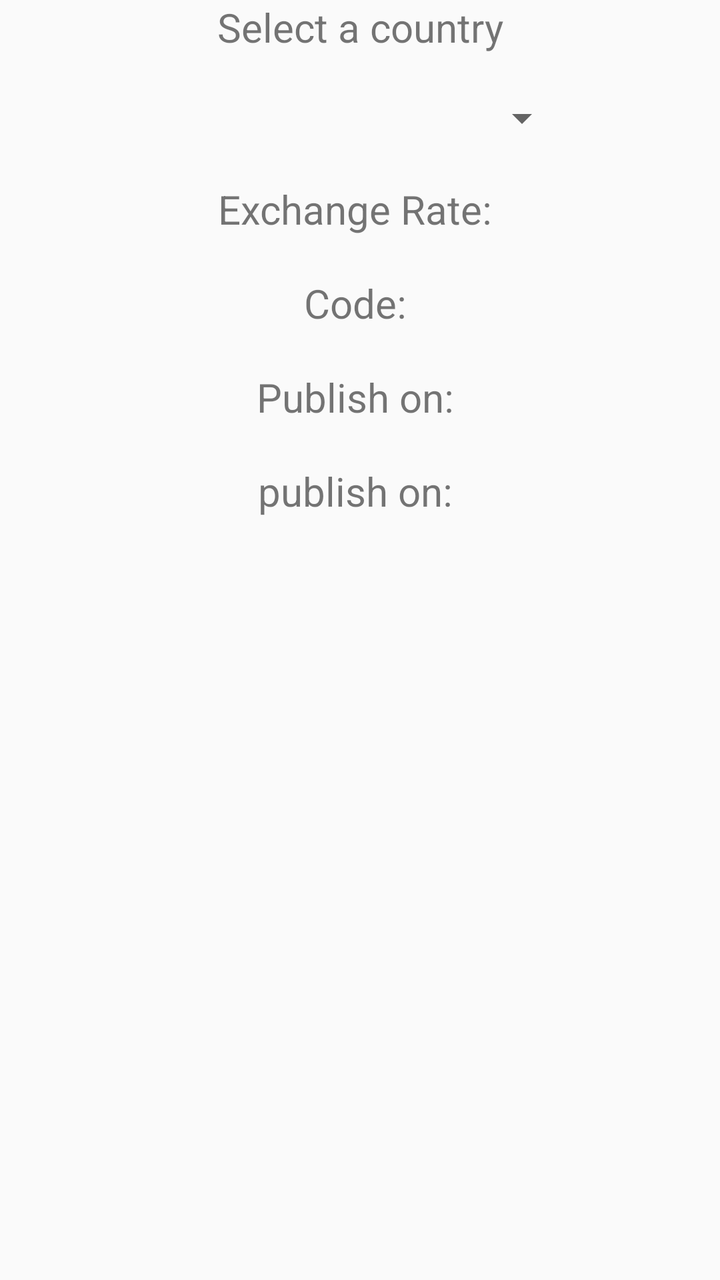
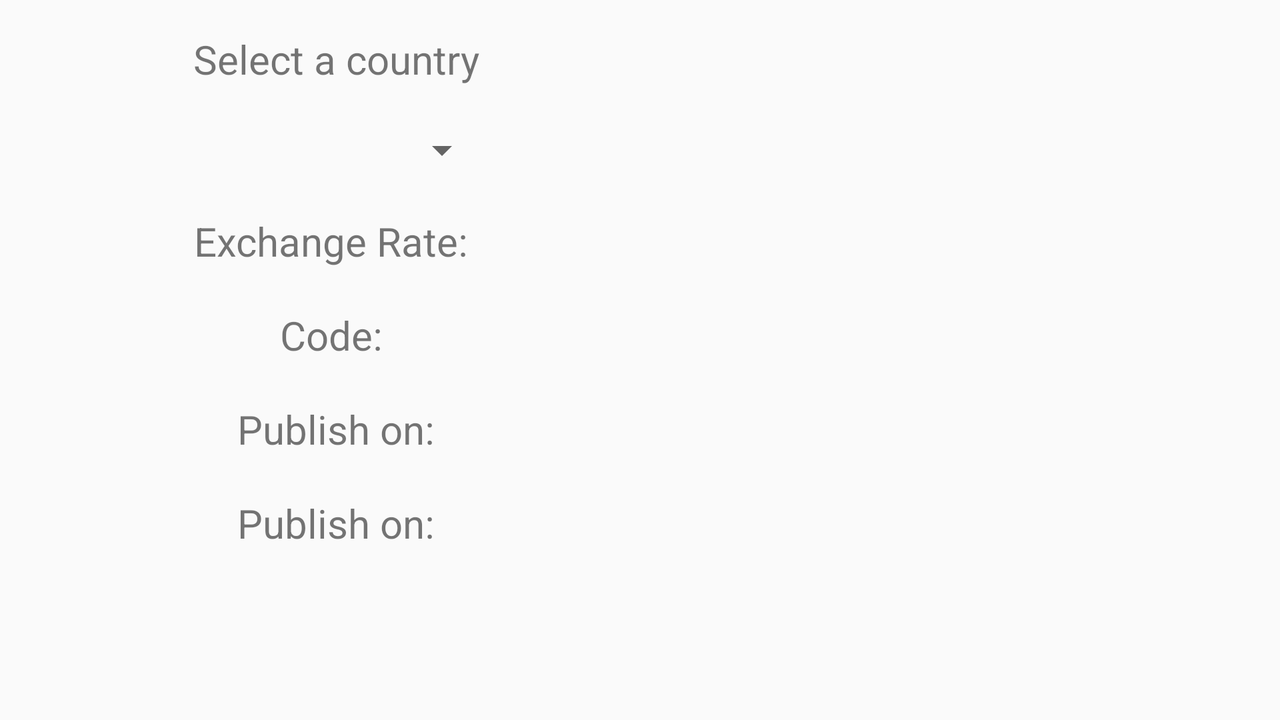

The same Android screen from two of the app's own layout files: first res/layout/ as a phone draws it, then the repository's variant for another configuration, drawn on a device whose configuration selects that folder. Both files follow.
<!-- AndroidManifest.xml: application theme Theme.AppCompat.Light.NoActionBar -->
<!-- res/layout/search_page.xml -->
<?xml version="1.0" encoding="utf-8"?>
<LinearLayout xmlns:android="http://schemas.android.com/apk/res/android"
    android:layout_width="match_parent"
    android:layout_height="match_parent"
    android:orientation="vertical">


        <TextView
            android:layout_width="match_parent"
            android:layout_height="wrap_content"
            android:textSize="20sp"
            android:gravity="center"

            android:text="Select a country" />
        <include
            android:layout_marginTop="20dp"
            layout="@layout/spinner"
            android:layout_width="match_parent"
            android:layout_height="wrap_content"/>

        <TextView
            android:id="@+id/RateInfo"
            android:layout_width="match_parent"
            android:layout_height="wrap_content"
            android:text="Exchange Rate: "
            android:gravity="center"
            android:layout_marginTop="20dp"
            android:textSize="20sp" />
        <TextView
            android:id="@+id/countryCodeinfo"
            android:layout_width="match_parent"
            android:layout_height="wrap_content"
            android:text="Code: "
            android:layout_marginTop="20dp"
            android:gravity="center"
            android:textSize="20sp" />
        <TextView
            android:layout_width="match_parent"
            android:layout_height="wrap_content"
            android:text="Publish on: "
            android:layout_marginTop="20dp"
            android:gravity="center"
            android:textSize="20sp" />
        <TextView
            android:id="@+id/pubDateinfo"
            android:layout_width="match_parent"
            android:layout_height="wrap_content"
            android:text="publish on: "
            android:layout_marginTop="20dp"
            android:gravity="center"
            android:textSize="20sp" />
        <ImageView
            android:id="@+id/flagInfo"
            android:layout_width="200dp"
            android:layout_height="200dp"
            android:src="@drawable/gb"
            android:gravity="center"
            android:layout_marginLeft="100dp"
            android:layout_marginRight="100dp"
            android:contentDescription="Flag" />


    </LinearLayout>
<!-- res/layout/spinner.xml (included above) -->
<?xml version="1.0" encoding="utf-8"?>
<androidx.constraintlayout.widget.ConstraintLayout xmlns:android="http://schemas.android.com/apk/res/android"
    android:layout_width="match_parent"
    android:layout_height="match_parent">
    <Spinner
        android:id="@+id/spinnerCountries"
        android:layout_marginTop="30dp"
        android:layout_marginBottom="10dp"
        android:layout_marginLeft="75dp"
        android:layout_marginRight="75dp"
        android:layout_width="match_parent"
        android:layout_height="wrap_content"
        android:gravity="center"
        android:layout_weight="1"
        android:textSize="30sp"/>

</androidx.constraintlayout.widget.ConstraintLayout>
<!-- resources referenced by this layout -->
<resources>

</resources>
<!-- res/layout-land/search_page.xml (the repository's variant of the layout above) -->
<!-- drawn on the phone turned sideways -->
<?xml version="1.0" encoding="utf-8"?>
<LinearLayout xmlns:android="http://schemas.android.com/apk/res/android"
    android:layout_width="match_parent"
    android:layout_height="match_parent"
    android:orientation="horizontal"
    android:padding="16dp">

        
        <LinearLayout
            android:layout_width="0dp"
            android:layout_height="match_parent"
            android:layout_weight="1"
            android:orientation="vertical">

                <TextView
                    android:layout_width="match_parent"
                    android:layout_height="wrap_content"
                    android:textSize="20sp"
                    android:gravity="center"
                    android:text="Select a country" />

                <include
                    android:layout_marginTop="20dp"
                    layout="@layout/spinner"
                    android:layout_width="match_parent"
                    android:layout_height="wrap_content"/>

                <TextView
                    android:id="@+id/RateInfo"
                    android:layout_width="match_parent"
                    android:layout_height="wrap_content"
                    android:text="Exchange Rate: "
                    android:gravity="center"
                    android:layout_marginTop="20dp"
                    android:textSize="20sp" />

                <TextView
                    android:id="@+id/countryCodeinfo"
                    android:layout_width="match_parent"
                    android:layout_height="wrap_content"
                    android:text="Code: "
                    android:layout_marginTop="20dp"
                    android:gravity="center"
                    android:textSize="20sp" />

                <TextView
                    android:layout_width="match_parent"
                    android:layout_height="wrap_content"
                    android:text="Publish on:"
                    android:layout_marginTop="20dp"
                    android:gravity="center"
                    android:textSize="20sp" />

                <TextView
                    android:id="@+id/pubDateinfo"
                    android:layout_width="match_parent"
                    android:layout_height="wrap_content"
                    android:text="Publish on:"
                    android:layout_marginTop="20dp"
                    android:gravity="center"
                    android:textSize="20sp" />

        </LinearLayout>

        
        <LinearLayout
            android:layout_width="0dp"
            android:layout_height="match_parent"
            android:layout_weight="1"
            android:gravity="center"
            android:orientation="vertical">

                <ImageView
                    android:id="@+id/flagInfo"
                    android:layout_width="200dp"
                    android:layout_height="200dp"
                    android:src="@drawable/gb"
                    android:contentDescription="Flag" />

        </LinearLayout>

</LinearLayout>
